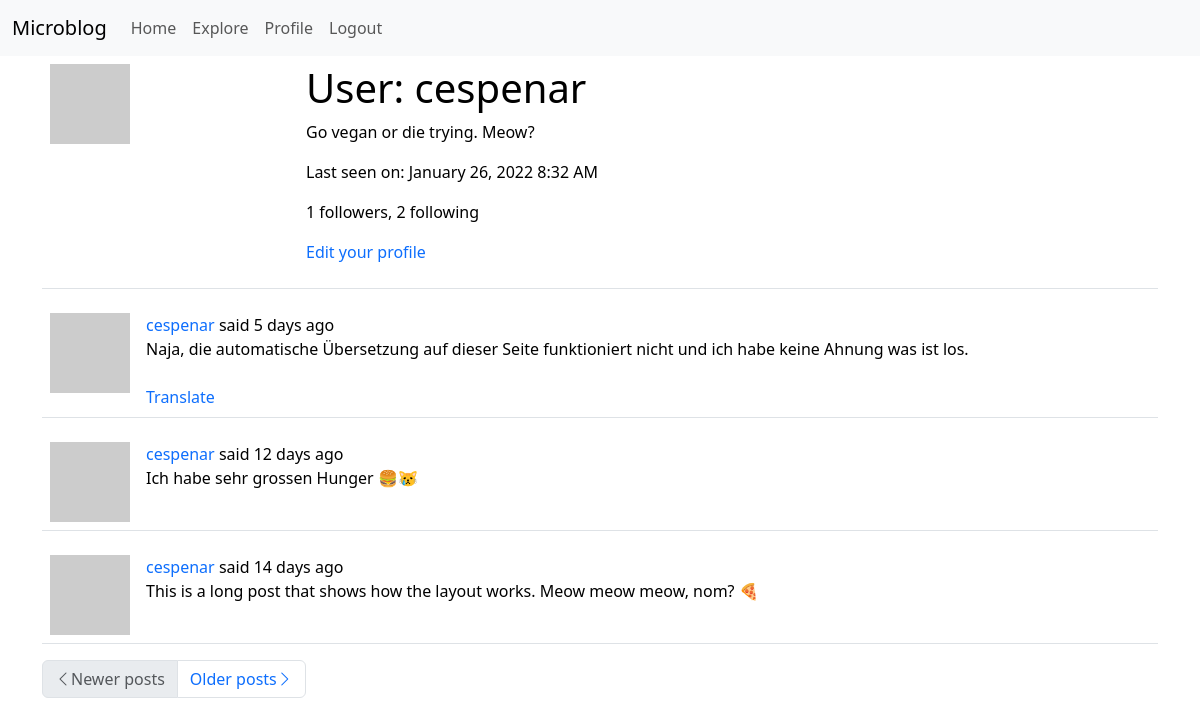
The page /user/cespenar (signed in) on the database as committed earlier.
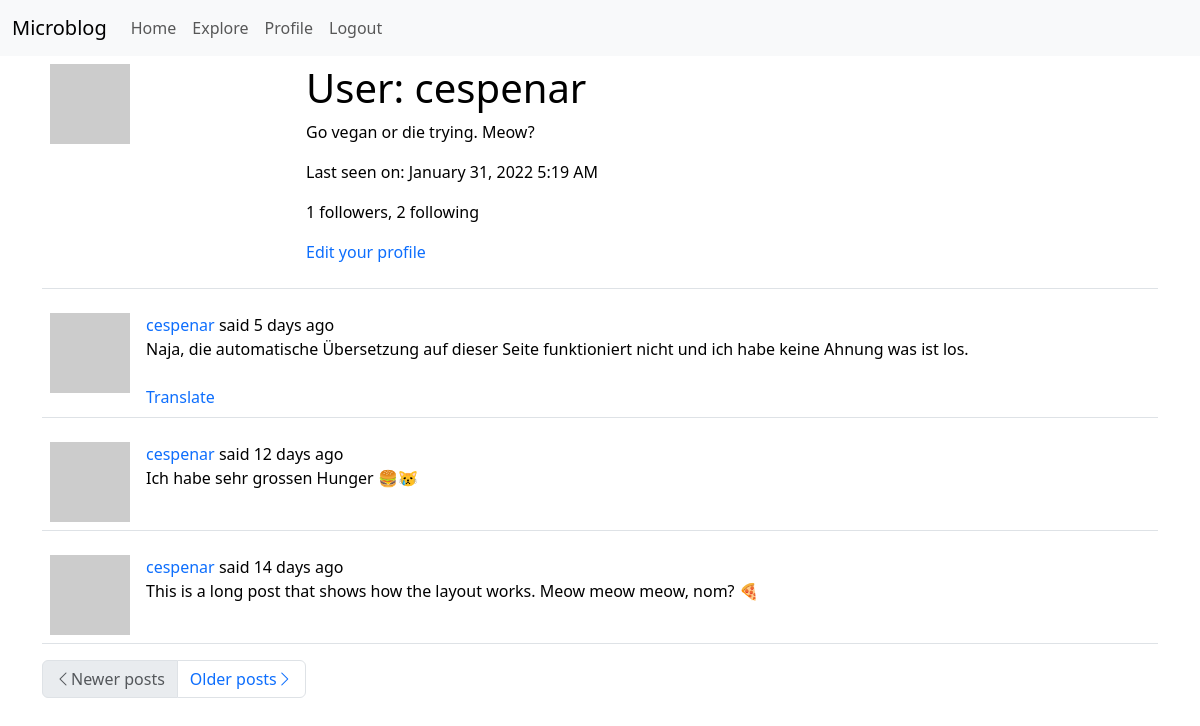
The same page on the database as committed later.
### app/models.py (models this page shows, shortened)
class User(UserMixin, db.Model):
    id = db.Column(db.Integer, primary_key=True)
    username = db.Column(db.String(64), index=True, unique=True)
    email = db.Column(db.String(120), index=True, unique=True)
    password_hash = db.Column(db.String(128))
    posts = db.relationship('Post', backref='author', lazy='dynamic')
    about_me = db.Column(db.String(140))
    last_seen = db.Column(db.DateTime, default=datetime.utcnow)
    followed = db.relationship(
        'User',
        secondary=followers,
        primaryjoin=(followers.c.follower_id == id),
        secondaryjoin=(followers.c.followed_id == id),
        backref=db.backref('followers', lazy='dynamic'),
        lazy='dynamic'
    )
    def avatar(self, size):
        digest = md5(self.email.lower().encode('utf-8')).hexdigest()
        return f'https://www.gravatar.com/avatar/{digest}?d=identicon&s={size}'

class Post(db.Model):
    id = db.Column(db.Integer, primary_key=True)
    body = db.Column(db.String(140))
    timestamp = db.Column(db.DateTime, index=True, default=datetime.utcnow)
    user_id = db.Column(db.Integer, db.ForeignKey('user.id'))
    language = db.Column(db.String(5))

### app/routes.py (the view)
@app.route('/user/<username>')
@login_required
def user(username):
    user = User.query.filter_by(username=username).first_or_404()
    page = request.args.get('page', 1, type=int)
    posts = user.posts.order_by(Post.timestamp.desc()).paginate(
        page, app.config['POSTS_PER_PAGE'], False)
    next_url = url_for('user', username=user.username,
                       page=posts.next_num) if posts.has_next else None
    prev_url = url_for('user', username=user.username,
                       page=posts.prev_num) if posts.has_prev else None
    form = EmptyForm()
    return render_template('user.html', user=user, posts=posts.items,
                           next_url=next_url, prev_url=prev_url, form=form)

### app/models.py (called while the page is built)
@login.user_loader
def load_user(id):
    return User.query.get(int(id))

### app/routes.py (called while the page is built)
@app.before_request
def before_request():
    if current_user.is_authenticated:
        current_user.last_seen = datetime.utcnow()
        db.session.commit()
        g.locale = str(get_locale())

### app/templates/user.html (shortened to what this page needs)
{% extends "base.html" %}
{% block app_content %}
    <table class="table table-hover">
        <tr>
            <td style="width: 256px"><img src="{{ user.avatar(256) }}"
                                          alt="User avatar"></td>
            <td>
                <h1>{{ _('User') }}: {{ user.username }}</h1>
                {% if user.about_me %}<p>{{ user.about_me }}</p>{% endif %}
                {% if user.last_seen %}
                    <p>
                        {{ _('Last seen on') }}: {{ moment(user.last_seen).format('LLL') }}
                    </p>
                {% endif %}
                <p>
                    {{ _('%(count)d followers', count=user.followers.count()) }}, {{ _('%(count)d following', count=user.followed.count()) }}
                </p>
                {% if user == current_user %}
                    <p>
                        <a href="{{ url_for('edit_profile') }}">
                            {{ _('Edit your profile') }}
                        </a>
                    </p>
                {% endif %}
            </td>
        </tr>
    </table>
    {% for post in posts %}
        {% include "_post.html" %}
    {% endfor %}
    <nav aria-label="...">
        <ul class="pagination">
            <li class="page-item{% if not prev_url %} disabled{% endif %}">
                <a class="page-link" href="{{ prev_url or '#' }}"
                   aria-label="Previous">
                    <span class="bi-chevron-left"
                          aria-hidden="true"></span>{{ _('Newer posts') }}
                </a>
            </li>
            <li class="page-item{% if not next_url %} disabled{% endif %}">
                <a class="page-link" href="{{ next_url or '#' }}"
                   aria-label="Next">
                    {{ _('Older posts') }}<span class="bi-chevron-right"
                                                aria-hidden="true"></span>
                </a>
            </li>
        </ul>
    </nav>
{% endblock %}

### app/templates/base.html (shortened to what this page needs)
<!doctype html>
<html lang="en">
<head>
    {% block head %}
        {% block styles %}
            {{ bootstrap.load_css() }}
        {% endblock %}
        <link rel="stylesheet"
              href="https://cdn.jsdelivr.net/npm/bootstrap-icons@1.7.2/font/bootstrap-icons.css">
    {% endblock %}
</head>
<body>
<nav class="navbar navbar-expand-lg navbar-light bg-light">
    <div class="container-fluid">
        <a class="navbar-brand" href="{{ url_for('index') }}">Microblog</a>
        <div class="collapse navbar-collapse" id="navbarNavAltMarkup">
            <div class="navbar-nav">
                <a class="nav-link" aria-current="page"
                   href="{{ url_for('index') }}">{{ _('Home') }}</a>
                <a class="nav-link"
                   href="{{ url_for('explore') }}">{{ _('Explore') }}</a>
                {% if current_user.is_anonymous %}
                    <a class="nav-link"
                       href="{{ url_for('login') }}">{{ _('Login') }}</a>
                {% else %}
                    <a class="nav-link"
                       href="{{ url_for('user', username=current_user.username) }}">{{ _('Profile') }}</a>
                    <a class="nav-link"
                       href="{{ url_for('logout') }}">{{ _('Logout') }}</a>
                {% endif %}
            </div>
        </div>
    </div>
</nav>
<div class="container">
    {% block app_content %} {% endblock %}
</div>
</body>
</html>

### app/templates/_post.html (shortened to what this page needs)
<table class="table table-hover">
    <tr>
        <td style="width: 70px">
            <a href="{{ url_for('user', username=post.author.username) }}">
                <img src="{{ post.author.avatar(70) }}" alt="User avatar">
            </a>
        </td>
        <td>
            {{ _('%(username)s said %(when)s',
                username=user_link, when=moment(post.timestamp).fromNow()) }}
            <br>
            <span id="post{{ post.id }}">{{ post.body }}</span>
            {% if post.language and post.language != g.locale %}
                <br><br>
                <span id="translation{{ post.id }}">
                    <a href="javascript:translate(
                            '#post{{ post.id }}',
                            '#translation{{ post.id }}',
                            '{{ post.language }}',
                            '{{ g.locale }}');">
                        {{ _('Translate') }}
                    </a>
                </span>
            {% endif %}
        </td>
    </tr>
</table>

### app/templates/base.html (style rules this page uses)
a { text-decoration: none; }

Rows that differ between the two databases and show on the page:
changed User "cespenar": last_seen "January 26, 2022 8:32 AM" → "January 31, 2022 5:19 AM"
